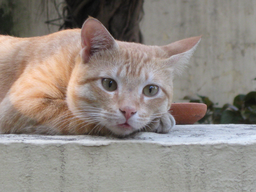
#> input picture images/cat.ppm, 256 x 192 px, shrunk from 960 x 720 before the run
$ jupyter execute --allow-errors Assignent-1.ipynb
#> lines starting #> are read from the running program, lines starting #| are printed output that depends on the picture
#> further down, image is the input picture: shape (192, 256, 3); mean B, G, R 129.8, 136, 144.3
## Color Ranging in RGB
Implement colour ranging operation in RGB space on colour images. The inputs for your operation are a colour image and a colour range specification as r_c, r_bw, g_c, g_bw, b_c, b_bw where r_c stands for red colour value, r_bw is the width of the range, i.e., colours between r_c - r_bw and r_c + r_bw must be retained in the image and all other 'r' values should be set to 0. The other parameters are for green and blue colours. You should handle errors when values go out of range.

[cell 1]
import numpy as np
import cv2
from matplotlib import pyplot as plt

def color_ranging_rgb(img, r_c, r_bw, g_c, g_bw, b_c, b_bw):
#> called with r_c = 150, r_bw = 60, g_c = 150, g_bw = 50, b_c = 90, b_bw = 70
    r1, r2 = get_range_values_rgb(r_c, r_bw)
    g1, g2 = get_range_values_rgb(g_c, g_bw)
    b1, b2 = get_range_values_rgb(b_c, b_bw)
    vectorize_ranging = np.vectorize(ranging)
    shape = img.shape
#> shape = (192, 256, 3)
    new_img = np.zeros(shape[0]*shape[1]*shape[2]
                       ).reshape(shape[0], shape[1], shape[2])
    new_img[:, :, 0] = vectorize_ranging(img[:, :, 0], r1, r2)
    new_img[:, :, 1] = vectorize_ranging(img[:, :, 1], g1, g2)
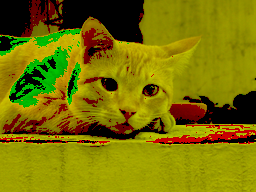
#> new_img: shape (192, 256, 3) float64; mean R, G, B 122.9, 115.1, 0
    new_img[:, :, 2] = vectorize_ranging(img[:, :, 2], b1, b2)
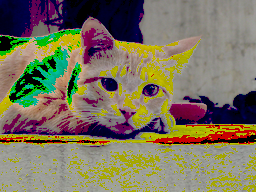
#> new_img: shape (192, 256, 3) float64; mean R, G, B 122.9, 115.1, 92.9
    return new_img.astype(np.uint8)

def plot_images(old_image, new_image):
    plt.title('Original'), plt.xticks([]), plt.yticks([])
    plt.imshow(old_image)
    plt.show()
    plt.title('After Colour Ranging'), plt.xticks([]), plt.yticks([])
    plt.imshow(new_image.astype(np.uint64))
    plt.show()


def get_range_values_rgb(l_c, l_bw):
    l1 = l_c - l_bw
    l2 = l_c + l_bw
    l1 = 255 if l1 > 255 else 0 if l1 < 0 else l1
    l2 = 255 if l2 > 255 else 0 if l2 < 0 else l2
    return l1, l2

def ranging(val, l1, l2):
    if val < l2 and val > l1:
        return val
    else:
        return 0

image = cv2.imread('images/cat.ppm')
image = cv2.cvtColor(image, cv2.COLOR_BGR2RGB)
new_image = color_ranging_rgb(image, 150, 60, 150, 50, 90, 70)
plot_images(image,new_image)

## Color Ranging in RGB

Implement colour ranging operation in HSV space on colour images. The inputs for your operation are a colour image and a colour range specification as h_c, h_bw, s_c, v_c where h_c stands for hue value, h_bw is the width of the range, i.e., colours between h_c - h_bw and h_c + h_bw must be retained in the image and all other hue values should be set to 0. The parameter s_c is a saturation threshold. Only those pixels with saturation value above the threshold should be retained. The parameter v_c is a value threshold and only pixels with value greater than v_c should be retained. You should handle errors when values go out of range.

[cell 2]
from matplotlib.colors import rgb_to_hsv, hsv_to_rgb

def color_ranging_hsv(img, h_c, h_bw, s_c, v_c):
    h1, h2 = get_range_values_h(h_c, h_bw)
    vectorize_ranging = np.vectorize(ranging_h)
    vectorize_ranging_sv = np.vectorize(ranging_sv)

    shape = img.shape
    new_img = np.zeros(shape[0]*shape[1]*shape[2]
                       ).reshape(shape[0], shape[1], shape[2])
    new_img[:, :, 0] = vectorize_ranging(img[:, :, 0], h1, h2)
    new_img[:, :, 1] = vectorize_ranging_sv(img[:, :, 1], s_c)
    new_img[:, :, 2] = vectorize_ranging_sv(img[:, :, 2], v_c)
    return new_img.astype(np.uint8)


def get_range_values_h(l_c, l_bw):
    l1 = ( l_c - l_bw ) % 180
    l2 = ( l_c + l_bw ) % 180
    return l1, l2


def ranging_h(val, l1, l2):
    if l1 < l2 :
        if val <= l2 and val >= l1:
            return val
        else:
            return 0
    else:
        if   l1 <= val or l2  >= val:
            return val
        else:
            return 0

def ranging_sv(val, threshold):

    threshold = max(0,threshold)
    threshold = min(255,threshold)

    if val > threshold:
        return val
    else:
        return 0

image = cv2.imread('images/orange-flower.ppm')
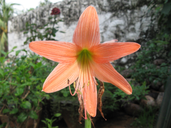
#> input picture images/orange-flower.ppm, 171 x 128 px, shrunk from 640 x 480 before the run
#> image is the input picture: shape (128, 171, 3); mean B, G, R 80.4, 100.8, 114.5
image_rgb = cv2.cvtColor(image, cv2.COLOR_BGR2RGB)
image_hsv =  cv2.cvtColor(image_rgb, cv2.COLOR_RGB2HSV)
#> image_hsv: shape (128, 171, 3); mean H, S, V 40.2, 78.9, 121.5
new_image_hsv = color_ranging_hsv(image_hsv, 60, 20, 50, 100)
#> in color_ranging_hsv, `new_img[:, :, 0] = vectorize_ranging(img[:, :, 0], h1, h2)`: new_img: shape (128, 171, 3) float64; mean H, S, V 21.9, 0, 0
#> in color_ranging_hsv, `new_img[:, :, 1] = vectorize_ranging_sv(img[:, :, 1], s_c)`: new_img: shape (128, 171, 3) float64; mean H, S, V 21.9, 71.9, 0
#> in color_ranging_hsv, `new_img[:, :, 2] = vectorize_ranging_sv(img[:, :, 2], v_c)`: new_img: shape (128, 171, 3) float64; mean H, S, V 21.9, 71.9, 95.9
new_image_rgb = cv2.cvtColor(new_image_hsv, cv2.COLOR_HSV2RGB)
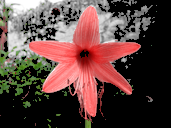
#> new_image_rgb: shape (128, 171, 3); mean R, G, B 93.8, 66.9, 63.1
plot_images(image_rgb,new_image_rgb)

## Vector Median Filter

[cell 3]
def add_padding(image):
    return cv2.copyMakeBorder( image, 1, 1, 1, 1, cv2.BORDER_CONSTANT)

def euclidean_distance(vector, mean):
    return np.linalg.norm(vector-mean)

def vector_median_filter(image):
    new_image = image.copy()
    height, width = image.shape[0], image.shape[1]
    window = [[0,0,0]] * 9
    for x in range(1, height-1):  # ignore the edge pixels for simplicity (1 to width-1)
        for y in range(1, width-1): # ignore edge pixels for simplicity (1 to height-1)
            # top left pixel
            window[0] = image[x-1, y-1, :]
            window[1] = image[x-1, y, :]
            window[2] = image[x-1, y+1, :]
            window[3] = image[x, y-1, :]
            window[4] = image[x, y, :]
            window[5] = image[x, y+1, :]
            window[6] = image[x+1, y-1, :]
            window[7] = image[x+1, y, :]
            window[8] = image[x+1, y+1, :]
            mean = np.mean(window,axis=0)
            dist = []
            for i in range(9):
                dist.append(euclidean_distance(window[i], mean))
            min_dist_index = np.argmin(dist)
            new_image[x,y,:] = window[min_dist_index]
    plt.imshow(new_image)
    plt.title("After Filtering")
    plt.show()


image = cv2.imread('images/children-faded.ppm')
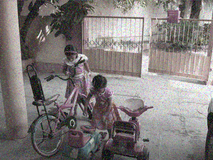
#> input picture images/children-faded.ppm, 213 x 160 px, shrunk from 800 x 600 before the run
#> image is the input picture: shape (160, 213, 3); mean B, G, R 122.2, 123.4, 128.8
image_rgb = cv2.cvtColor(image, cv2.COLOR_BGR2RGB)
#> image_rgb: shape (160, 213, 3)
image_pad_rgb = add_padding(image_rgb)
plt.imshow(add_padding(image_rgb))
plt.title("Before Filtering")
plt.show()

vector_median_filter(image_pad_rgb)
#> after the loop in vector_median_filter, `for x in range(1, height-1):`:
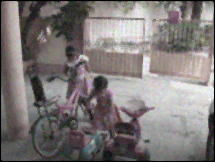
#> new_image: shape (162, 215, 3); mean R, G, B 125.8, 120.5, 119.3
#> after the loop in vector_median_filter, `for x in range(1, height-1):`: window = [[59, 56, 46], [47, 50, 51], [0, 0, 0], [38, 44, 46], [46, 30, 43], [0, 0, 0], [0, 0, 0], [0, 0, 0], [0, 0, 0]]

## Median Filter (Gray Scale)

[cell 4]
def add_padding(image):
    return cv2.copyMakeBorder( image, 1, 1, 1, 1, cv2.BORDER_CONSTANT)

def euclidean_distance(vector, mean):
    return np.linalg.norm(vector-mean)

def median_filter(image):
    height, width = image.shape[0], image.shape[1]
#> height = 162; width = 215
    window = [0] * 9
    for _ in range(3):
        for x in range(1, height-1):  # ignore the edge pixels for simplicity (1 to width-1)
            for y in range(1, width-1): # ignore edge pixels for simplicity (1 to height-1)
                # top left pixel
                window[0] = image[x-1, y-1,_]
                window[1] = image[x-1, y, _]
                window[2] = image[x-1, y+1, _]
                window[3] = image[x, y-1, _]
                window[4] = image[x, y, _]
                window[5] = image[x, y+1, _]
                window[6] = image[x+1, y-1, _]
                window[7] = image[x+1, y, _]
                window[8] = image[x+1, y+1, _]
                image[x,y,_] = np.median(window)
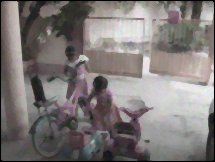
#> image: shape (162, 215, 3); mean R, G, B 125.7, 120.3, 119.1
#> after the loop, window = [45, 43, 0, 43, 43, 0, 0, 0, 0]
    plt.imshow(image)
    plt.title("After Filtering")
    plt.show()

image = cv2.imread('images/children-faded.ppm')
image_rgb = cv2.cvtColor(image, cv2.COLOR_BGR2RGB)
image_pad_rgb = add_padding(image_rgb)
plt.imshow(add_padding(image_rgb))
plt.title("Before Filtering")
plt.show()

median_filter(image_pad_rgb)

## Sobel Vector Edge Detection

[cell 5]
def add_padding(image):
    return cv2.copyMakeBorder( image, 1, 1, 1, 1, cv2.BORDER_CONSTANT)
#> returned value: shape (130, 173, 3)
#> in add_padding (call 2), `return cv2.copyMakeBorder( image, 1, 1, 1, 1, cv2.BORDER_CONSTANT)`:
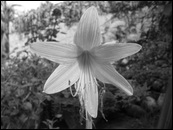
#> returned value: shape (130, 173); min 0, max 255, mean 99.8

def sobel_edge_detector(image):
    sobel_x = [[-1,-2,-1],[0,0,0],[1,2,1]]
    sobel_y = [[-1,0,1],[-2,0,2],[-1,0,1]]
    height, width = image.shape[0], image.shape[1]
#> height = 130; width = 173
    new_image = image.copy()
    window = [[0,0,0]] * 3
    for x in range(1, height-1):  # ignore the edge pixels for simplicity (1 to width-1)
        for y in range(1, width-1): # ignore edge pixels for simplicity (1 to height-1)
            # top left pixel
            window[0] = [image[x-1, y-1],image[x-1, y],image[x-1, y+1]]
            window[1] = [image[x, y-1],image[x, y],image[x, y+1]]
            window[2] = [image[x+1, y-1],image[x+1, y],image[x+1, y+1]]
            conv_val_x , conv_val_y = 0, 0
            conv_val_x = np.array(window)*np.array(sobel_x)
            conv_val_y = np.array(window)*np.array(sobel_y)
            new_image[x,y] = min(255,np.sqrt(conv_val_x.sum()**2+conv_val_y.sum()**2))
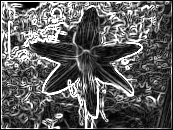
#> new_image: shape (130, 173); min 0, max 255, mean 94.8
#> after the loop, window = [[20, 15, 0], [18, 13, 0], [0, 0, 0]]
    plt.imshow(new_image,cmap="gray")
    plt.title("After Filtering")
    plt.show()


image = cv2.imread('images/orange-flower.ppm')
image_rgb = cv2.cvtColor(image, cv2.COLOR_BGR2RGB)
plt.imshow(add_padding(image_rgb))
plt.title("Before Filtering")
plt.show()

image_gray = cv2.cvtColor(image, cv2.COLOR_BGR2GRAY)
image_pad_gray = add_padding(image_gray)
sobel_edge_detector(image_pad_gray)

[cell 6]
def add_padding(image):
    return cv2.copyMakeBorder( image, 1, 1, 1, 1, cv2.BORDER_CONSTANT)

def sobel_edge_detector(image):
    sobel_x = [[-1,-2,-1],[0,0,0],[1,2,1]]
    sobel_y = [[-1,0,1],[-2,0,2],[-1,0,1]]
    height, width = image.shape[0], image.shape[1]
    new_image = image.copy()
    new_image = np.zeros(image.shape)

    window = [[0]] * 3
    for _ in range(3):
        for x in range(1, height-1):  # ignore the edge pixels for simplicity (1 to width-1)
            for y in range(1, width-1): # ignore edge pixels for simplicity (1 to height-1)
                # top left pixel
                window[0] = [image[x-1, y-1,_],image[x-1, y,_],image[x-1, y+1,_]]
                window[1] = [image[x, y-1,_],image[x, y,_],image[x, y+1,_]]
                window[2] = [image[x+1, y-1,_],image[x+1, y,_],image[x+1, y+1,_]]
                conv_val_x , conv_val_y = 0, 0
                conv_val_x = np.array(window)*np.array(sobel_x)
                conv_val_y = np.array(window)*np.array(sobel_y)
                new_image[x,y,_] = min(255,np.sqrt(conv_val_x.sum()**2+conv_val_y.sum()**2))
    plt.imshow(new_image.max(axis=2),cmap="gray")
    plt.title("After Filtering")
    plt.show()


image = cv2.imread('images/orange-flower.ppm')
image_rgb = cv2.cvtColor(image, cv2.COLOR_BGR2RGB)
image_pad_rgb = add_padding(image_rgb)
plt.imshow(add_padding(image_rgb))
plt.title("Before Filtering")
plt.show()


#> (the rest of this cell did not finish here and is left out)

#> after the loop in vector_median_filter (call 2), `for x in range(1, height-1):`:
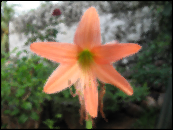
#> new_image: shape (130, 173, 3); mean R, G, B 111.1, 97.8, 78
#> after the loop in vector_median_filter (call 2), `for x in range(1, height-1):`: window = [[21, 21, 16], [15, 16, 13], [0, 0, 0], [18, 19, 15], [13, 14, 12], [0, 0, 0], [0, 0, 0], [0, 0, 0], [0, 0, 0]]
